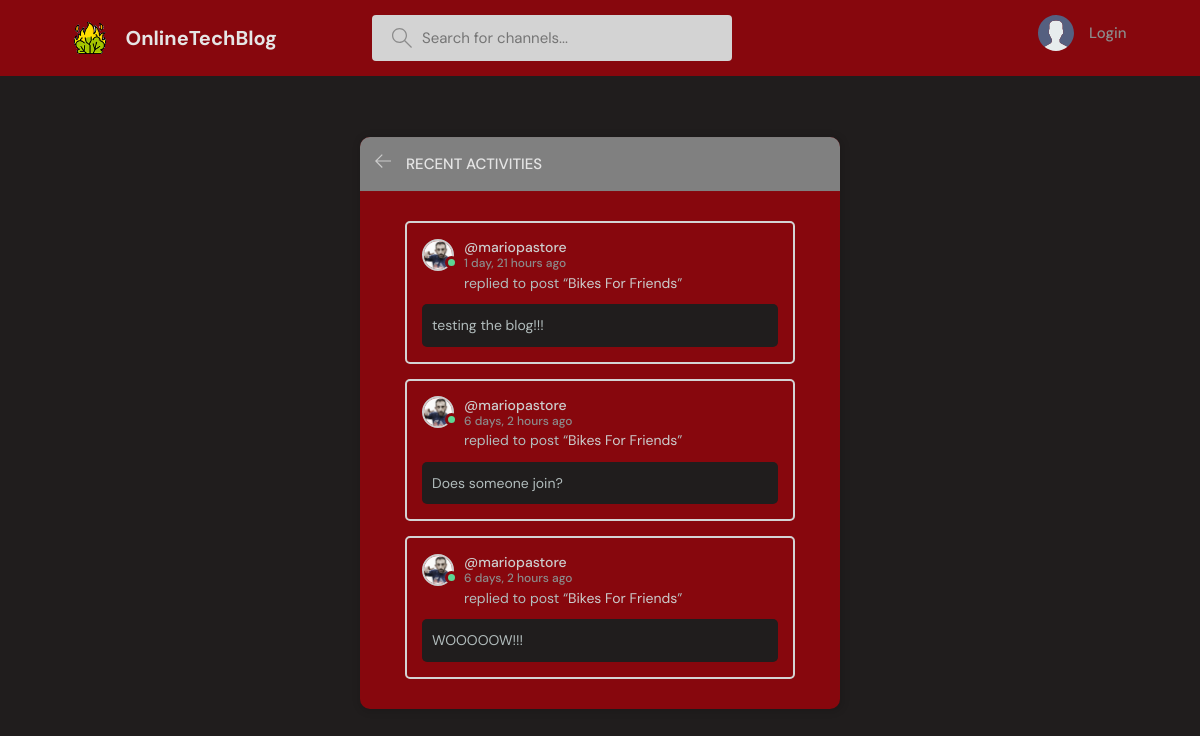
The app's page /messagesFromUsers/, older data.
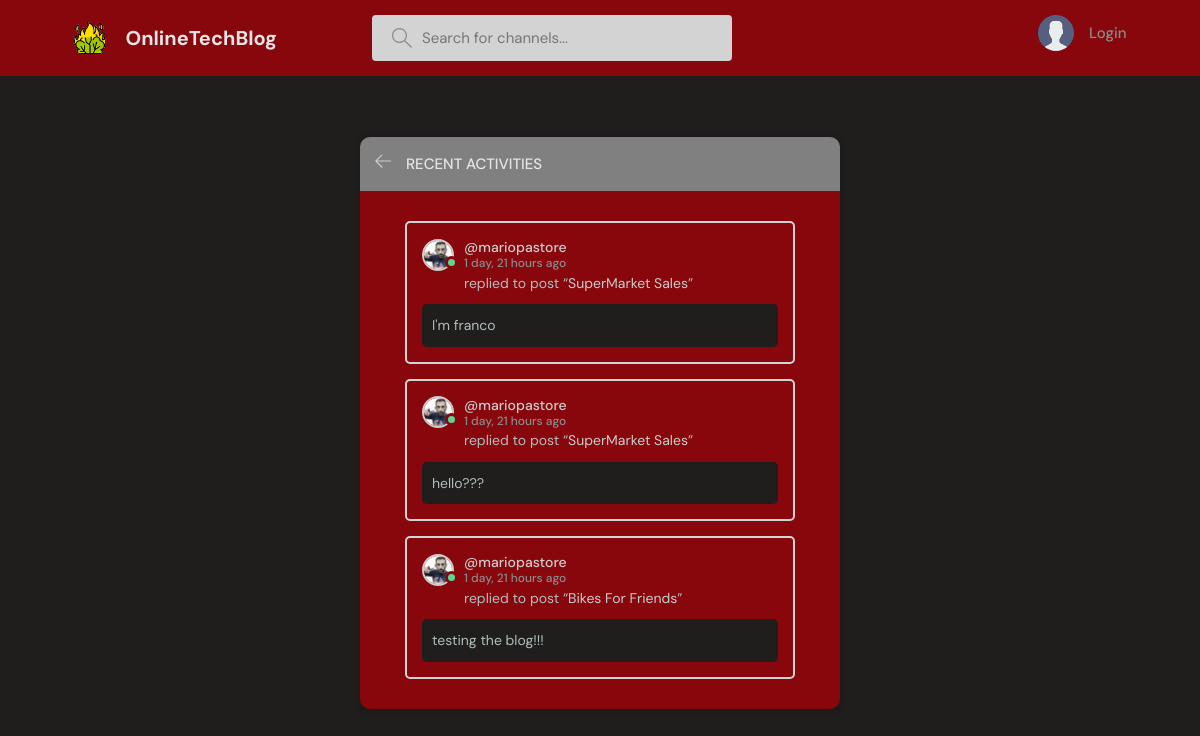
The same page, newer data.
### baseProject/models.py (models this page shows, shortened)
class Message(models.Model):
    user = models.ForeignKey(User, on_delete=models.CASCADE)
    room = models.ForeignKey(Room, on_delete=models.CASCADE)
    body = models.TextField()
    image = models.ImageField(null=True, blank=True)
    updated = models.DateTimeField(auto_now=True)
    created = models.DateTimeField(auto_now_add=True)
    likes = models.ManyToManyField(User, related_name='comment')
    class Meta:
        ordering = ('-updated','-created')

class User(AbstractUser):
    name = models.CharField(max_length=200, null=True)
    surname = models.CharField(max_length=200, null=True)
    email = models.EmailField(unique=True,null=True)
    status = models.TextField(null=True)
    icon = models.ImageField(null=True, default="userBase.svg")
    showFriendsMessages = models.BooleanField(default=False)
    USERNAME_FIELD = 'email'
    REQUIRED_FIELDS = []

class Room(models.Model):
    host = models.ForeignKey(User, on_delete=models.SET_NULL, null=True)
    participants = models.ManyToManyField(User, related_name='participants', blank=True)
    topic = models.ForeignKey(Topic, null=True, blank=True,on_delete=models.SET_NULL)
    name = models.CharField(max_length=200, unique=True)
    description = models.TextField(null=True, blank=True)
    friendsOnly = models.BooleanField(default=False)
    updated = models.DateTimeField(auto_now=True)
    created = models.DateTimeField(auto_now_add=True)
    class Meta:
        ordering = ('-updated','-created')
    def __str__(self):
        return self.name

### baseProject/views.py (the view)
# urls.py: path('messagesFromUsers/',views.usersMessages,name="messages"),
def usersMessages(request):
    channel_messages = Message.objects.all()[0:3]
    return render(request, 'baseProject/messagesFromBlogging.html', {'room_messages': channel_messages})

### baseProject/templates/baseProject/messagesFromBlogging.html (shortened to what this page needs)
{% extends 'main.html' %}
{% block content %}
    <main class="layout">
        <div class="container">
            <div class="layout__box">
                <div class="layout__boxHeader">
                    <div class="layout__boxTitle">
                        <a href="{{ request.META.HTTP_REFERER }}">
                            <svg version="1.1" xmlns="http://www.w3.org/2000/svg" width="32" height="32"
                                 viewBox="0 0 32 32">
                                <title>arrow-left</title>
                                <path
                                        d="M13.723 2.286l-13.723 13.714 13.719 13.714 1.616-1.611-10.96-10.96h27.625v-2.286h-27.625l10.965-10.965-1.616-1.607z"
                                ></path>
                            </svg>
                        </a>
                        <h3>Recent Activities</h3>
                    </div>
                </div>
                <div class="activities-page layout__body">
                    {% for activity in room_messages %}
                        <div class="ActivitiesBoxingBox">
                            <div class="activities__boxHeader ChannelListerRoomHeaderBlock">
                                <a href="{% url 'user-profile' activity.user.id %}" class="HostRoomChannelLister">
                                    {% if activity.user.is_authenticated %}
                                        <div class="avatar avatar--small active">
                                            <img src="{{ activity.user.icon.url }}"/>
                                        </div>
                                    {% else %}
                                        <div class="avatar avatar--small">
                                            <img src="{{ activity.user.icon.url }}"/>
                                        </div>
                                    {% endif %}
                                    <p>
                                        @{{ activity.user.username }}
                                        <span>{{ activity.created|timesince }} ago</span>
                                    </p>
                                </a>
                            </div>
                            <div class="BoxingContentActivities">
                                <p>replied to post “<a href="{% url 'check' activity.room.id %}">{{ activity.room }}</a>”
                                </p>
                                <div class="ActivitiesBoxingRoomChannelContent">
                                    {{ activity.body }}
                                </div>
                            </div>
                        </div>
                    {% endfor %}
                </div>
            </div>
        </div>
    </main>
{% endblock content %}

Row changes from the older to the newer data that the page shows:
no longer on this page (row unchanged): Message: user.icon (picture), user.username "mariopastore", created "6 days, 2 hours", room "Bikes For Friends", body "Does someone join?"
no longer on this page (row unchanged): Message: user.icon (picture), user.username "mariopastore", created "6 days, 2 hours", room "Bikes For Friends", body "WOOOOOW!!!"
added Message: user.icon (picture), user.username "mariopastore", created "1 day, 21 hours", room "SuperMarket Sales", body "I'm franco"
added Message: user.icon (picture), user.username "mariopastore", created "1 day, 21 hours", room "SuperMarket Sales", body "hello???"
